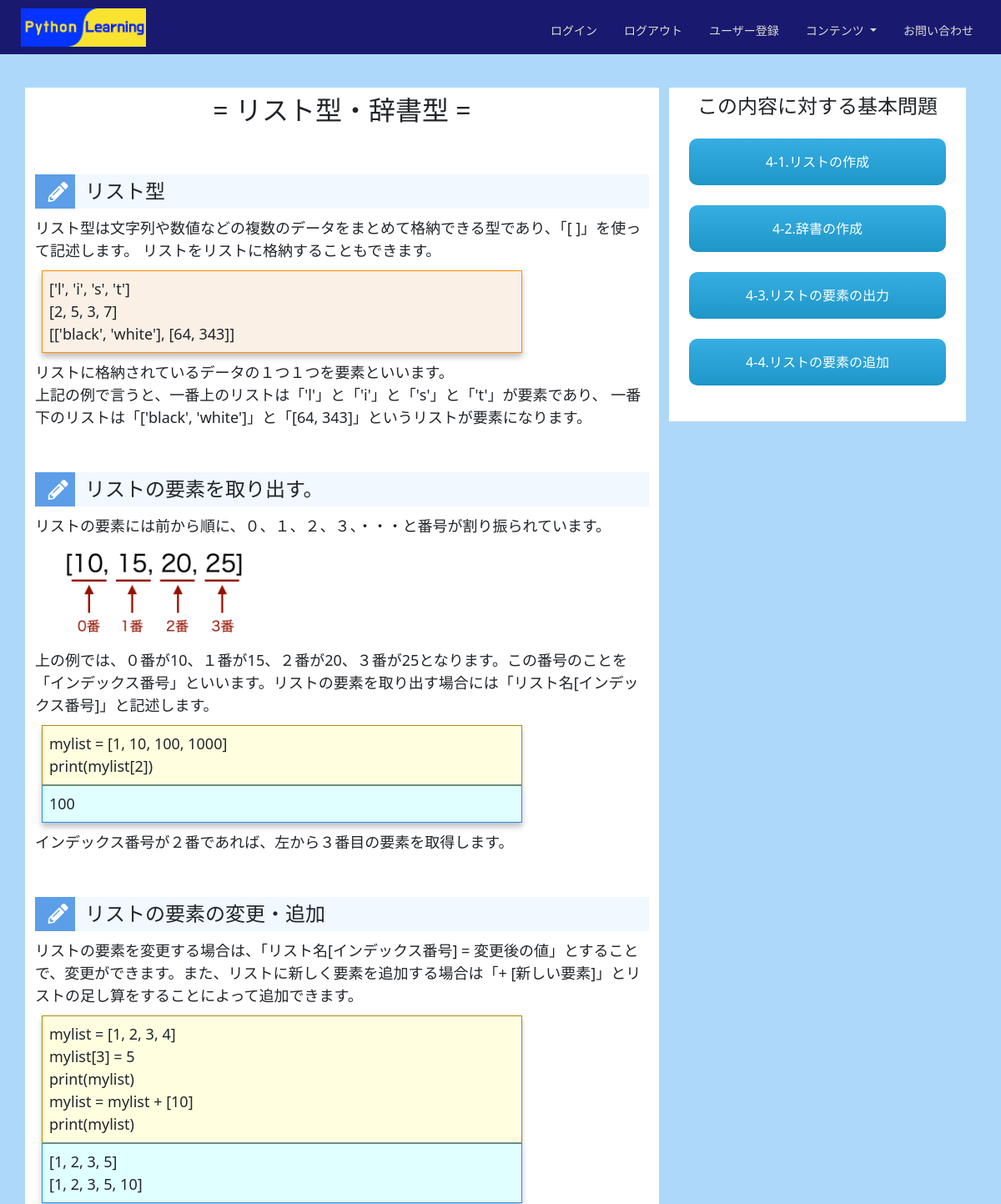
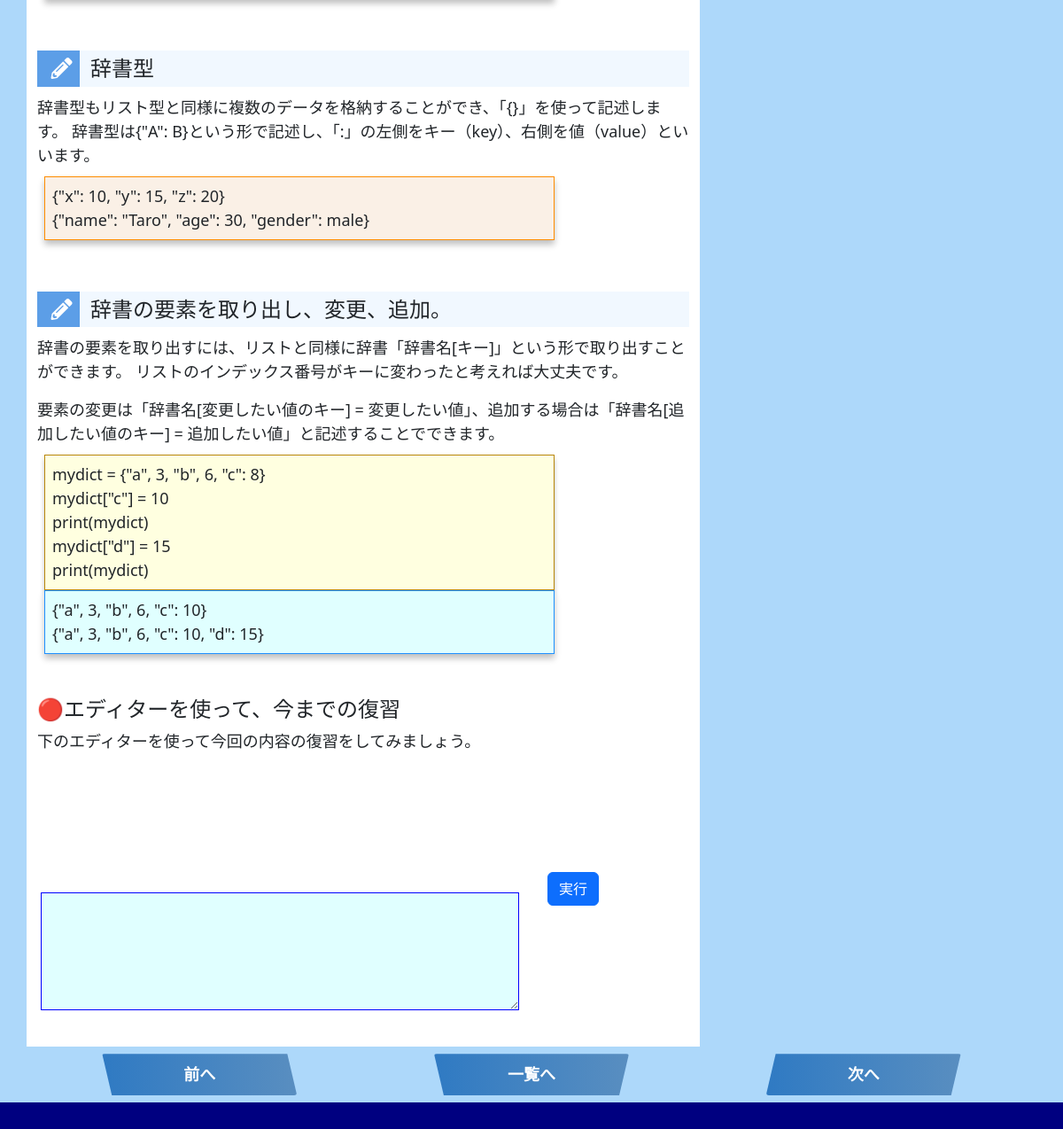
/intro_ex/4, run on the app's committed database (2 pictures, top to bottom).
### python_learning_app/models/index.py (models this page shows, shortened)
class IntroCourse(models.Model):
    TEXT_TYPES = (
        ('heading', '見出し'),
        ('text', 'テキスト'),
        ('red', '赤枠'),
        ('yellow', '黄枠'),
        ('blue', '青枠'),
        ('green', '緑枠'),
        ('img', '画像'))
    title = models.CharField(max_length=60,verbose_name="タイトル")
    section = models.PositiveIntegerField(verbose_name="区分")
    order = models.PositiveSmallIntegerField(verbose_name="順番")
    text_type = models.CharField(max_length=20, choices=TEXT_TYPES, verbose_name="タイプ", blank=True)
    content = models.TextField(blank=True, verbose_name="内容")

### python_learning_app/models/questions.py (models this page shows, shortened)
class Basis(models.Model):
    title = models.CharField(max_length=60,verbose_name="問題内容")
    unit = models.PositiveIntegerField(verbose_name="大区分")
    section = models.PositiveSmallIntegerField(verbose_name="小区分")
    category = models.SmallIntegerField(verbose_name="分類")
    level = models.PositiveSmallIntegerField(verbose_name="難易度")
    question = models.TextField(verbose_name="問題文")
    pre_code = models.TextField(blank=True, verbose_name="指定入力（前）")
    pre_visual = models.TextField(blank=True, verbose_name="入力視像（前）")
    post_code = models.TextField(blank=True, verbose_name="指定入力（後）")
    post_visual = models.TextField(blank=True, verbose_name="入力視像（後）")
    i_range = models.TextField(blank=True, verbose_name="範囲[]/gvc/")
    g_range = models.TextField(blank=True, verbose_name="範囲の範囲")
    role_code = models.TextField(blank=True, verbose_name="演算コード")
    q_data = models.TextField(blank=True, verbose_name="出題データ/Qend")
    c_output = models.TextField(blank=True, verbose_name="要求出力/Qend")
    e_answer = models.TextField(blank=True, verbose_name="解答例/Qend")
    explanation = models.TextField(blank=True, verbose_name="解説")
    q_key = models.BooleanField(verbose_name="フィルター用", default=False)
    major_h = models.CharField(blank=True, max_length=20, verbose_name="問題グループ")#q_keyがTrueの時のみ
    minor_h = models.CharField(blank=True, max_length=20, verbose_name="問題名")#q_keyがTrueの時のみ

### python_learning_app/views/index.py (the view, shortened to what this page needs)
# urls.py: path('intro_ex/<int:pk>', index.intro_ex, name='intro_ex'),
def intro_ex(request, pk):
    explanations = IntroCourse.objects.filter(section = pk).order_by('order')
    Basis_questions = Basis.objects.filter(unit = pk, q_key = True).order_by('section')
    questions_title = [q.title for q in Basis_questions]
    questions_title = list(map(lambda x : x.split('/')[0], questions_title))
    questions_list = [(x + 1, y) for x, y in enumerate(questions_title)]
    title = explanations.first().title
    n, p = pk + 1, pk - 1
    params = {"explanations": explanations, "title":title, "questions_list": questions_list,
              "pk": pk, "n": n, "p": p}
    return render(request, 'python_learning/intro_ex.html', params)

### templates/python_learning/intro_ex.html (shortened to what this page needs)
{% extends 'python_learning/base.html' %}
{% load static %}
{% block content %}
<div style="height: 40px;"></div>
<div class="container" style="font-size: 18px; background-color: #add8fa;">
    <div class="row">
    <div class="col-8" style="background-color: white;">
        <div><h2 class="text-center pt-2">= {{ title }} =</h2></div>
    {% autoescape off %}
    {% for ex in explanations %}
    {% if ex.text_type == "heading" %}
    <div style="height: 50px;"></div>
    <div class="h4 FA_pen">{{ ex.content }}</div>
    {% elif ex.text_type == "text" %}
    <div style="height: 2px;"></div>
    {{ ex.content }}
    <div style="height: 2px;"></div>
    {% elif ex.text_type == "red" %}
    <div class="p-2">
        <div class="red_box" style="width: 80%;">
            {{ ex.content }}
        </div>
    </div>
    {% elif ex.text_type == "yellow" %}
    <div class="p-2">
        <div class="yellow_box" style="width: 80%;">
            {{ ex.content }}
        </div>
    {% elif ex.text_type == "blue" %}
        <div class="blue_box" style="width: 80%;">
            {{ ex.content }}
        </div>
    </div>
    {% elif ex.text_type == "green" %}
    <div class="p-2">
        <div class="green_box" style="width: 80%;">
            {{ ex.content }}
        </div>
    </div>
    {% elif ex.text_type == "img" %}
    <div class="p-1">
        <img style="width: 40%; height: 40%;" src="{% static ex.content %}">
    </div>
    {% else %}
    {{ ex.content }}
    {% endif %}
    {% endfor %}
    {% endautoescape %}
    <div style="height: 40px;"></div>
    <div class="h4">🔴エディターを使って、今までの復習</div>
    下のエディターを使って今回の内容の復習をしてみましょう。
    <div style="height: 10px;"></div>
    <div class="p-1">
        <div class="row">
        <div class="col-9">
        <div id="editor" style="height: 133px; width: 100%;">{{ text }}</div>
        <div style="height: 10px;"></div>
        <div><textarea class="ps-2" name="output" style="height: 133px; background-color: lightcyan; border: blue solid 1px; width: 100%;">{{ out }}{{ err }}
        </textarea></div>
        </div>
        <div class="col-3">
            <div style="height: 120px;"></div>
            <div class="ps-2"><button type="submit" class="btn btn-primary">実行</button></div>
        </div></form>
        </div>
        <div style="height: 10px;"></div>
    </div>
    <div style="height: 20px;"></div>
    </div>
    <div class="col-4" style="background-color: #add8fa;">
        <div style="background-color: white; height: 400px; position: sticky; top: 0;">
            <div class="h4 text-center pt-2">この内容に対する基本問題</div>
            {% for num, title in questions_list %}
            <div class="m-4">
                <a href="{% url 'python_learning:drill_beginner' pk num %}" class="button_drill">{{ pk }}-{{ num }}.{{ title }}</a>
            </div>
            {% endfor %}
        </div>
    </div>
    </div>
    <div class="p-2">
        <div class="row">
            <div class="col-4 text-end">
            {% if p >= 1 %}
            <div class="button_back">
            <a href="{% url 'python_learning:intro_ex' p %}" class="button_back">前へ</a>
            </div>
            {% endif %}
            </div>
            <div class="col-4 text-center button_return">
                <a href="{% url 'python_learning:intro' %}">一覧へ</a>
            </div>
            <div class="col-4 text-start">
                {% if n <= 6 %}
                <div class="button_next">
                <a href="{% url 'python_learning:intro_ex' n %}">次へ</a>
                </div>
                {% endif %}
            </div>
        </div>
    </div>
</div>
<footer>
    <div style="height: 30px; position: relative; bottom: 0;  width: 100%; background-color: navy;"></div>
  </footer>
{% endblock content %}

### templates/python_learning/base.html (shortened to what this page needs)
<!doctype html>
{% load static %}
<html lang="ja">
  <head>
    <link href="{% static 'css/bootstrap.min.css' %}" rel="stylesheet">
    <link href="https://use.fontawesome.com/releases/v5.6.1/css/all.css" rel="stylesheet">
    <link href="{% static 'css/own.css' %}" rel="stylesheet">
    <link href="{% static 'css/top.css' %}" rel="stylesheet">
  </head>
  <body class="body_color">
    <header>
      <div class="header_innner">
        <nav style="margin-right: auto;">
        <a href="{% url 'python_learning:index' %}"><img class="app_logo" src="{% static 'img/app_logo.png' %}"></a>
        </nav>
        <nav class="navbar navbar-expand-md" data-bs-theme="dark">
        <div class="collapse navbar-collapse" id="navbarSupportedContent">
          <ul class="navbar-nav nav-underline me-auto mb-md-0" style="font-size: 14px;">
            <li class="nav-item">
              <a class="nav-link" href="{% url 'python_learning:login_view' %}">ログイン</a>
            </li>
            <li class="nav-item">
              <a class="nav-link" href="{% url 'python_learning:logout_view' %}">ログアウト</a>
            </li>
            <li class="nav-item">
              <a class="nav-link" href="{% url 'python_learning:signup_view' %}">ユーザー登録</a>
            </li>
            <li class="nav-item dropdown">
              <a class="nav-link dropdown-toggle" role="button" data-bs-toggle="dropdown" aria-expanded="false">
                コンテンツ
              </a>
            </li>
            <li class="nav-item">
              <a class="nav-link" href="#">お問い合わせ</a>
            </li>
          </ul>
        </div>
        </nav>
      </div>
    </header>
    {% block content %}{% endblock content %}
  </body>
</html>

### static/css/own.css (style rules this page uses)
.body_color { background-color: white; }
.red_box { background-color: linen; border: 1px solid darkorange; font-size: 100%; padding: 8px; box-shadow: 0 5px 7px 0 #c0c0c0; }
.yellow_box { background-color: lightyellow; border: 1px solid darkgoldenrod ; font-size: 100%; padding: 8px; box-shadow: 0 5px 5px 0 #c0c0c0; }
.blue_box { background-color: lightcyan; border: 1px solid dodgerblue; font-size: 100%; padding: 8px; box-shadow: 0 5px 7px 0 #c0c0c0; }
.button_drill { background-image: linear-gradient(-180deg, #37AEE2 0%, #1E96C8 100%); border-radius: 10px; box-sizing: border-box; color: #FFFFFF; display: flex; font-size: 16px; justify-content: center; align-items: center; text-decoration: none; font-weight: 500; width: 100%; height: 56px; border: 0; cursor: pointer; user-select: none; -webkit-user-select: none; touch-action: manipulation; }
.button_return a { border-radius: 3px; position: relative; display: flex; justify-content: space-around; align-items: center; margin: 0 auto; max-width: 220px; padding: 10px 25px; color: #FFF; transition: 0.3s ease-in-out; font-weight: 600; text-decoration: none; background: rgb(89,142,192); background: linear-gradient(270deg, rgba(89,142,192,1) 0%, rgba(47,122,195,1) 100%); clip-path: polygon(0% 0%, 100% 0%, 95% 100%, 5% 100%); }
.button_next a { border-radius: 3px; position: relative; display: flex; justify-content: space-around; align-items: center; margin: 0 auto; max-width: 220px; padding: 10px 25px; color: #FFF; transition: 0.3s ease-in-out; font-weight: 600; text-decoration: none; background: rgb(89,142,192); background: linear-gradient(270deg, rgba(89,142,192,1) 0%, rgba(47,122,195,1) 100%); clip-path: polygon(5% 0%, 100% 0%, 95% 100%, 0% 100%); }
.button_back a { border-radius: 3px; position: relative; display: flex; justify-content: space-around; align-items: center; margin: 0 auto; max-width: 220px; padding: 10px 25px; color: #FFF; transition: 0.3s ease-in-out; font-weight: 600; text-decoration: none; background: rgb(89,142,192); background: linear-gradient(270deg, rgba(89,142,192,1) 0%, rgba(47,122,195,1) 100%); clip-path: polygon(0% 0%, 95% 0%, 100% 100%, 5% 100%); }
.FA_pen { position: relative; background: #f1f8ff; padding: 0.25em 0.5em; border-left: solid 2em #5c9ee7; }
.FA_pen:before { font-family: "Font Awesome 5 Free"; content: "\f303"; position: absolute; padding: 0em; color: white; font-weight: 900; left: -1.35em; top: 50%; -webkit-transform: translateY(-50%); transform: translateY(-50%); }

### static/css/top.css (style rules this page uses)
header { background-color: midnightblue; }
.header_innner { padding: 10px 25px 0px 25px; display: flex; }
.app_logo { width: 150px; height: auto; }

### templates/python_learning/intro_ex.html (style rules this page uses)
.body_color { background-color: #add8fa; }

### data on the page
IntroCourse: title "リスト型・辞書型", content "リスト型"
IntroCourse: content "リスト型は文字列や数値などの複数のデータをまとめて格納できる型であり、「[ ]」を使って記述します。 リストをリストに格納することもできます。"
IntroCourse: content "['l', 'i', 's', 't'] [2, 5, 3, 7] [['black', 'white'], [64, 343]]"
IntroCourse: content "リストに格納されているデータの１つ１つを要素といいます。 上記の例で言うと、一番上のリストは「'l'」と「'i'」と「's'」と「't'」が要素であり、 一番下のリストは「['black', 'white']」と「[64, 343]」というリストが要素になります。"
IntroCourse: content "リストの要素を取り出す。"
IntroCourse: content "リストの要素には前から順に、０、１、２、３、・・・と番号が割り振られています。"
IntroCourse: content (picture)
IntroCourse: content "上の例では、０番が10、１番が15、２番が20、３番が25となります。この番号のことを「インデックス番号」といいます。リストの要素を取り出す場合には「リスト名[インデックス番号]」と記述します。"
IntroCourse: content "mylist = [1, 10, 100, 1000] print(mylist[2])"
IntroCourse: content "100"
IntroCourse: content "インデックス番号が２番であれば、左から３番目の要素を取得します。"
IntroCourse: content "リストの要素の変更・追加"
IntroCourse: content "リストの要素を変更する場合は、「リスト名[インデックス番号] = 変更後の値」とすることで、変更ができます。また、リストに新しく要素を追加する場合は「+ [新しい要素]」とリストの足し算をすることによって追加できます。"
IntroCourse: content "mylist = [1, 2, 3, 4] mylist[3] = 5 print(mylist) mylist = mylist + [10] print(mylist)"
IntroCourse: content "[1, 2, 3, 5] [1, 2, 3, 5, 10]"
IntroCourse: content "辞書型"
IntroCourse: content "辞書型もリスト型と同様に複数のデータを格納することができ、「{}」を使って記述します。 辞書型は{\"A\": B}という形で記述し、「:」の左側をキー（key）、右側を値（value）といいます。"
IntroCourse: content "{\"x\": 10, \"y\": 15, \"z\": 20} {\"name\": \"Taro\", \"age\": 30, \"gender\": male}"
IntroCourse: content "辞書の要素を取り出し、変更、追加。"
IntroCourse: content "辞書の要素を取り出すには、リストと同様に辞書「辞書名[キー]」という形で取り出すことができます。 リストのインデックス番号がキーに変わったと考えれば大丈夫です。 要素の変更は「辞書名[変更したい値のキー] = 変更したい値」、追加する場合は「辞書名[追加したい値のキー] = 追加したい値」と記述することでできます。"
IntroCourse: content "mydict = {\"a\", 3, \"b\", 6, \"c\": 8} mydict[\"c\"] = 10 print(mydict) mydict[\"d\"] = 15 print(mydict)"
IntroCourse: content "{\"a\", 3, \"b\", 6, \"c\": 10} {\"a\", 3, \"b\", 6, \"c\": 10, \"d\": 15}"
Basis: unit "4", num "1", minor_h "リストの作成"
Basis: pk "4", section "2", minor_h "辞書の作成"

### other printed values
{{ pk }} "4" "4"
{{ num }} "3" "4"
{{ title }} "リストの要素の出力" "リストの要素の追加"
